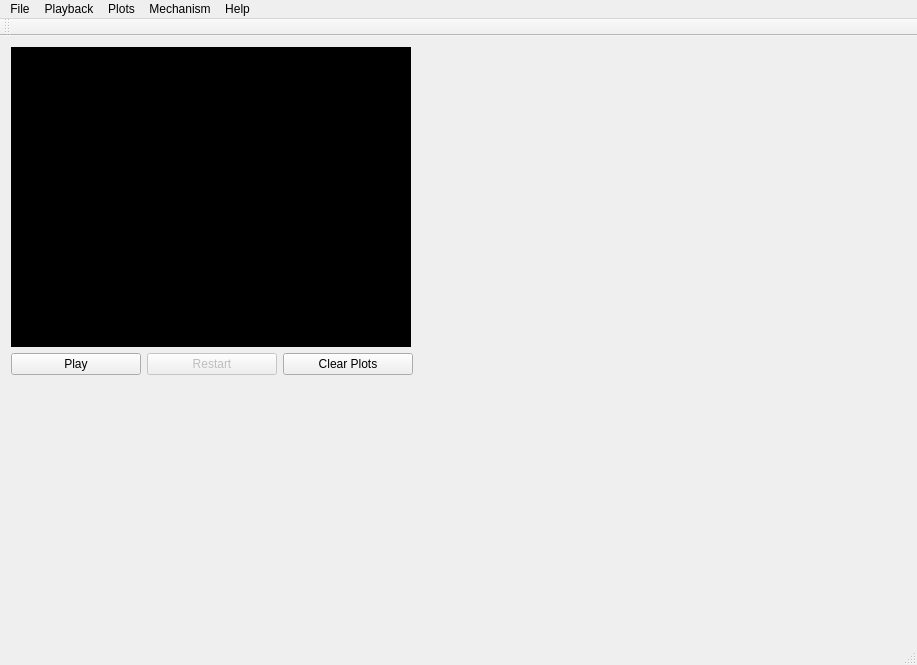
<?xml version="1.0" encoding="UTF-8"?>
<ui version="4.0">
 <class>MainWindow</class>
 <widget class="QMainWindow" name="MainWindow">
  <property name="geometry">
   <rect>
    <x>0</x>
    <y>0</y>
    <width>917</width>
    <height>665</height>
   </rect>
  </property>
  <property name="windowTitle">
   <string>MainWindow</string>
  </property>
  <widget class="QWidget" name="centralWidget">
   <layout class="QGridLayout" name="gridLayout">
    <item row="0" column="0" colspan="3">
     <widget class="QLabel" name="label">
      <property name="sizePolicy">
       <sizepolicy hsizetype="Fixed" vsizetype="Fixed">
        <horstretch>0</horstretch>
        <verstretch>0</verstretch>
       </sizepolicy>
      </property>
      <property name="minimumSize">
       <size>
        <width>400</width>
        <height>300</height>
       </size>
      </property>
      <property name="styleSheet">
       <string notr="true">Background-color: #000;</string>
      </property>
      <property name="text">
       <string/>
      </property>
     </widget>
    </item>
    <item row="0" column="3" rowspan="2" colspan="4">
     <widget class="QCustomPlot" name="plot_position" native="true">
      <property name="sizePolicy">
       <sizepolicy hsizetype="Preferred" vsizetype="Expanding">
        <horstretch>0</horstretch>
        <verstretch>0</verstretch>
       </sizepolicy>
      </property>
     </widget>
    </item>
    <item row="2" column="4" colspan="3">
     <widget class="QCustomPlot" name="plot_velocityTime" native="true">
      <property name="sizePolicy">
       <sizepolicy hsizetype="Preferred" vsizetype="Preferred">
        <horstretch>0</horstretch>
        <verstretch>0</verstretch>
       </sizepolicy>
      </property>
     </widget>
    </item>
    <item row="2" column="0" colspan="4">
     <widget class="QCustomPlot" name="plot_positionTime" native="true">
      <property name="sizePolicy">
       <sizepolicy hsizetype="Preferred" vsizetype="Preferred">
        <horstretch>0</horstretch>
        <verstretch>0</verstretch>
       </sizepolicy>
      </property>
     </widget>
    </item>
    <item row="1" column="0">
     <widget class="QPushButton" name="btn_play">
      <property name="sizePolicy">
       <sizepolicy hsizetype="Fixed" vsizetype="Fixed">
        <horstretch>0</horstretch>
        <verstretch>0</verstretch>
       </sizepolicy>
      </property>
      <property name="minimumSize">
       <size>
        <width>130</width>
        <height>0</height>
       </size>
      </property>
      <property name="text">
       <string>Play</string>
      </property>
     </widget>
    </item>
    <item row="1" column="1">
     <widget class="QPushButton" name="btn_reset">
      <property name="enabled">
       <bool>false</bool>
      </property>
      <property name="sizePolicy">
       <sizepolicy hsizetype="Fixed" vsizetype="Fixed">
        <horstretch>0</horstretch>
        <verstretch>0</verstretch>
       </sizepolicy>
      </property>
      <property name="minimumSize">
       <size>
        <width>130</width>
        <height>0</height>
       </size>
      </property>
      <property name="text">
       <string>Restart</string>
      </property>
     </widget>
    </item>
    <item row="1" column="2">
     <widget class="QPushButton" name="btn_clearPlots">
      <property name="sizePolicy">
       <sizepolicy hsizetype="Fixed" vsizetype="Fixed">
        <horstretch>0</horstretch>
        <verstretch>0</verstretch>
       </sizepolicy>
      </property>
      <property name="minimumSize">
       <size>
        <width>130</width>
        <height>0</height>
       </size>
      </property>
      <property name="text">
       <string>Clear Plots</string>
      </property>
     </widget>
    </item>
   </layout>
  </widget>
  <widget class="QMenuBar" name="menuBar">
   <property name="geometry">
    <rect>
     <x>0</x>
     <y>0</y>
     <width>917</width>
     <height>22</height>
    </rect>
   </property>
   <widget class="QMenu" name="menuPlot">
    <property name="title">
     <string>Playback</string>
    </property>
    <widget class="QMenu" name="menuAnalysis">
     <property name="title">
      <string>Analysis</string>
     </property>
     <addaction name="actionKCF"/>
     <addaction name="actionFace_Detection"/>
    </widget>
    <addaction name="actionPlay"/>
    <addaction name="actionReset"/>
    <addaction name="menuAnalysis"/>
   </widget>
   <widget class="QMenu" name="menuHelp">
    <property name="title">
     <string>Plots</string>
    </property>
    <widget class="QMenu" name="menuSave">
     <property name="title">
      <string>Image</string>
     </property>
     <addaction name="actionCenterXm_CenterYm"/>
     <addaction name="actionTime_CenterXm_CenterYm"/>
     <addaction name="actionTime_Velocity"/>
    </widget>
    <widget class="QMenu" name="menuLog">
     <property name="title">
      <string>CSV</string>
     </property>
     <addaction name="actionCenterXm_CenterYm_2"/>
     <addaction name="actionTime_CenterXm_CenterYm_2"/>
     <addaction name="actionTime_Velocity_2"/>
     <addaction name="actionTime_PositionErrorX_PositionErrorY"/>
     <addaction name="actionTime_BoundingBox"/>
     <addaction name="actionTime_Angle"/>
     <addaction name="actionTime_DetectorBoundingBox"/>
    </widget>
    <widget class="QMenu" name="menuToggle">
     <property name="title">
      <string>Toggle</string>
     </property>
     <widget class="QMenu" name="menuPosition_Time">
      <property name="title">
       <string>Position-Time</string>
      </property>
      <addaction name="actionCenterXm"/>
      <addaction name="actionCenterYm"/>
     </widget>
     <widget class="QMenu" name="menuVelocity_Time">
      <property name="title">
       <string>Velocity-Time</string>
      </property>
      <addaction name="actionMagnitude"/>
      <addaction name="actionVx"/>
      <addaction name="actionVy"/>
     </widget>
     <addaction name="menuPosition_Time"/>
     <addaction name="menuVelocity_Time"/>
    </widget>
    <addaction name="actionClearPlots"/>
    <addaction name="actionReplotAll"/>
    <addaction name="menuSave"/>
    <addaction name="menuLog"/>
    <addaction name="menuToggle"/>
   </widget>
   <widget class="QMenu" name="menuHelp_2">
    <property name="title">
     <string>Help</string>
    </property>
    <addaction name="actionAbout"/>
   </widget>
   <widget class="QMenu" name="menuNTUST_Treadmill">
    <property name="title">
     <string>File</string>
    </property>
    <addaction name="actionLoad"/>
    <addaction name="actionExit"/>
   </widget>
   <widget class="QMenu" name="menuMechanism">
    <property name="title">
     <string>Mechanism</string>
    </property>
    <addaction name="actionSet_USB_Port"/>
   </widget>
   <addaction name="menuNTUST_Treadmill"/>
   <addaction name="menuPlot"/>
   <addaction name="menuHelp"/>
   <addaction name="menuMechanism"/>
   <addaction name="menuHelp_2"/>
  </widget>
  <widget class="QToolBar" name="mainToolBar">
   <attribute name="toolBarArea">
    <enum>TopToolBarArea</enum>
   </attribute>
   <attribute name="toolBarBreak">
    <bool>false</bool>
   </attribute>
  </widget>
  <widget class="QStatusBar" name="statusBar"/>
  <action name="actionLoad">
   <property name="text">
    <string>Load Video</string>
   </property>
  </action>
  <action name="actionExit">
   <property name="text">
    <string>Exit</string>
   </property>
  </action>
  <action name="actionPlay">
   <property name="text">
    <string>Play/Stop</string>
   </property>
  </action>
  <action name="actionReset">
   <property name="text">
    <string>Restart</string>
   </property>
  </action>
  <action name="actionClearPlots">
   <property name="text">
    <string>Clear</string>
   </property>
   <property name="toolTip">
    <string>Replot All</string>
   </property>
  </action>
  <action name="actionReplotAll">
   <property name="text">
    <string>Replot</string>
   </property>
  </action>
  <action name="actionAbout">
   <property name="text">
    <string>About</string>
   </property>
  </action>
  <action name="actionCenterXm_CenterYm">
   <property name="text">
    <string>CenterXm, CenterYm</string>
   </property>
  </action>
  <action name="actionTime_CenterXm_CenterYm">
   <property name="text">
    <string>Time, CenterXm, CenterYm</string>
   </property>
  </action>
  <action name="actionTime_Velocity">
   <property name="text">
    <string>Time, Velocity</string>
   </property>
  </action>
  <action name="actionCenterXm_CenterYm_2">
   <property name="text">
    <string>CenterXm, CenterYm</string>
   </property>
  </action>
  <action name="actionTime_CenterXm_CenterYm_2">
   <property name="text">
    <string>Time, CenterXm, CenterYm</string>
   </property>
  </action>
  <action name="actionTime_Velocity_2">
   <property name="text">
    <string>Time, Velocity</string>
   </property>
  </action>
  <action name="actionCenterXm">
   <property name="checkable">
    <bool>true</bool>
   </property>
   <property name="checked">
    <bool>true</bool>
   </property>
   <property name="text">
    <string>CenterXm</string>
   </property>
  </action>
  <action name="actionMagnitude">
   <property name="checkable">
    <bool>true</bool>
   </property>
   <property name="checked">
    <bool>true</bool>
   </property>
   <property name="text">
    <string>Magnitude</string>
   </property>
  </action>
  <action name="actionVx">
   <property name="checkable">
    <bool>true</bool>
   </property>
   <property name="checked">
    <bool>true</bool>
   </property>
   <property name="text">
    <string>Vx</string>
   </property>
  </action>
  <action name="actionVy">
   <property name="checkable">
    <bool>true</bool>
   </property>
   <property name="checked">
    <bool>true</bool>
   </property>
   <property name="text">
    <string>Vy</string>
   </property>
  </action>
  <action name="actionCenterYm">
   <property name="checkable">
    <bool>true</bool>
   </property>
   <property name="checked">
    <bool>true</bool>
   </property>
   <property name="text">
    <string>CenterYm</string>
   </property>
  </action>
  <action name="actionTime_PositionErrorX_PositionErrorY">
   <property name="text">
    <string>Time, CenterLocationError</string>
   </property>
  </action>
  <action name="actionTime_BoundingBox">
   <property name="text">
    <string>Time, BoundingBox</string>
   </property>
  </action>
  <action name="actionTime_Angle">
   <property name="text">
    <string>Time, Angle</string>
   </property>
  </action>
  <action name="actionTime_DetectorBoundingBox">
   <property name="text">
    <string>Time, DetectorBoundingBox</string>
   </property>
  </action>
  <action name="actionKCF">
   <property name="checkable">
    <bool>true</bool>
   </property>
   <property name="checked">
    <bool>true</bool>
   </property>
   <property name="text">
    <string>KCF + Face Detection</string>
   </property>
  </action>
  <action name="actionFace_Detection">
   <property name="checkable">
    <bool>true</bool>
   </property>
   <property name="text">
    <string>Face Detection</string>
   </property>
  </action>
  <action name="actionSet_USB_Port">
   <property name="text">
    <string>Set USB Port</string>
   </property>
  </action>
 </widget>
 <layoutdefault spacing="6" margin="11"/>
 <customwidgets>
  <customwidget>
   <class>QCustomPlot</class>
   <extends>QWidget</extends>
   <header>qcustomplot.h</header>
   <container>1</container>
  </customwidget>
 </customwidgets>
 <resources/>
 <connections/>
</ui>
